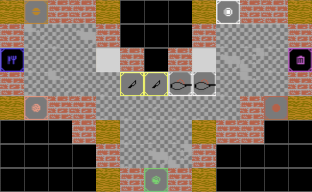

This game map was drawn from its Tiled (.tmx) file and the tilesets committed beside it. A one-line description and the full map source follow:
An orthogonal 13x8 tile map with 24x24 px tiles, 1 tile layer (Tile Layer 1).

<map version="1.4" tiledversion="1.4.3" orientation="orthogonal" renderorder="right-down" width="13" height="8" tilewidth="24" tileheight="24" infinite="0" nextlayerid="2" nextobjectid="1">
 <tileset firstgid="1" source="BurgerMayhem.tsx" />
 <layer id="1" name="Tile Layer 1" width="13" height="8">
  <data encoding="csv">
135,67,168,168,135,1,1,1,135,34,168,168,135,
168,36,3,69,168,1,1,1,168,3,3,3,168,
199,3,3,3,331,168,1,168,331,69,102,3,232,
168,3,36,3,3,298,298,265,265,3,36,3,168,
135,100,168,168,3,3,3,3,3,3,168,133,135,
1,1,1,168,135,3,3,3,135,168,168,1,1,
1,1,1,1,168,3,69,102,168,1,1,1,1,
1,1,1,1,135,168,166,168,135,1,1,1,1
</data>
 </layer>
</map>
